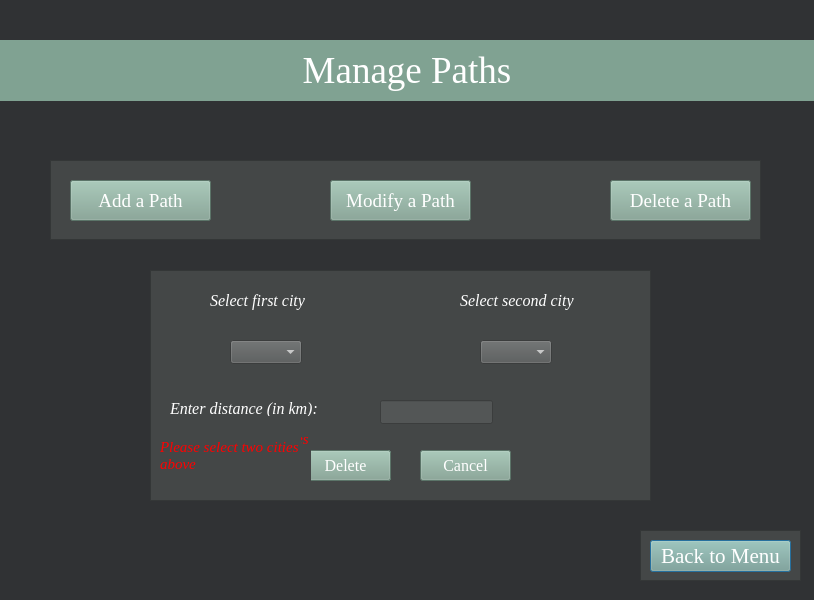
<?xml version="1.0" encoding="UTF-8"?>
<ui version="4.0">
 <class>Paths</class>
 <widget class="QDialog" name="Paths">
  <property name="geometry">
   <rect>
    <x>0</x>
    <y>0</y>
    <width>814</width>
    <height>600</height>
   </rect>
  </property>
  <property name="windowTitle">
   <string>Dialog</string>
  </property>
  <property name="styleSheet">
   <string notr="true">background-color: rgb(48, 50, 52);
color: rgb(255, 255, 255);</string>
  </property>
  <widget class="QLabel" name="label">
   <property name="geometry">
    <rect>
     <x>0</x>
     <y>40</y>
     <width>814</width>
     <height>61</height>
    </rect>
   </property>
   <property name="font">
    <font>
     <family>Georgia</family>
     <pointsize>28</pointsize>
    </font>
   </property>
   <property name="styleSheet">
    <string notr="true">color: rgb(255, 255, 255);
background-color: rgb(128, 162, 146);</string>
   </property>
   <property name="text">
    <string>Manage Paths</string>
   </property>
   <property name="alignment">
    <set>Qt::AlignCenter</set>
   </property>
  </widget>
  <widget class="QPushButton" name="back">
   <property name="geometry">
    <rect>
     <x>650</x>
     <y>540</y>
     <width>141</width>
     <height>32</height>
    </rect>
   </property>
   <property name="font">
    <font>
     <family>Georgia</family>
     <pointsize>16</pointsize>
    </font>
   </property>
   <property name="styleSheet">
    <string notr="true">color: rgb(255, 255, 255);
background-color: rgb(128, 162, 146);</string>
   </property>
   <property name="text">
    <string>Back to Menu</string>
   </property>
  </widget>
  <widget class="QPushButton" name="addpath">
   <property name="geometry">
    <rect>
     <x>70</x>
     <y>180</y>
     <width>141</width>
     <height>41</height>
    </rect>
   </property>
   <property name="font">
    <font>
     <family>Georgia</family>
     <pointsize>14</pointsize>
    </font>
   </property>
   <property name="styleSheet">
    <string notr="true">color: rgb(255, 255, 255);
background-color: rgb(128, 162, 146);</string>
   </property>
   <property name="text">
    <string>Add a Path</string>
   </property>
  </widget>
  <widget class="QPushButton" name="modifypath">
   <property name="geometry">
    <rect>
     <x>330</x>
     <y>180</y>
     <width>141</width>
     <height>41</height>
    </rect>
   </property>
   <property name="font">
    <font>
     <family>Georgia</family>
     <pointsize>14</pointsize>
    </font>
   </property>
   <property name="styleSheet">
    <string notr="true">color: rgb(255, 255, 255);
background-color: rgb(128, 162, 146);</string>
   </property>
   <property name="text">
    <string>Modify a Path</string>
   </property>
  </widget>
  <widget class="QPushButton" name="deletepath">
   <property name="geometry">
    <rect>
     <x>610</x>
     <y>180</y>
     <width>141</width>
     <height>41</height>
    </rect>
   </property>
   <property name="font">
    <font>
     <family>Georgia</family>
     <pointsize>14</pointsize>
    </font>
   </property>
   <property name="styleSheet">
    <string notr="true">color: rgb(255, 255, 255);
background-color: rgb(128, 162, 146);</string>
   </property>
   <property name="text">
    <string>Delete a Path</string>
   </property>
  </widget>
  <widget class="QFrame" name="frame">
   <property name="geometry">
    <rect>
     <x>150</x>
     <y>270</y>
     <width>501</width>
     <height>231</height>
    </rect>
   </property>
   <property name="styleSheet">
    <string notr="true">background-color: rgb(68, 71, 71);
</string>
   </property>
   <property name="frameShape">
    <enum>QFrame::StyledPanel</enum>
   </property>
   <property name="frameShadow">
    <enum>QFrame::Raised</enum>
   </property>
   <widget class="QLabel" name="label_2">
    <property name="geometry">
     <rect>
      <x>60</x>
      <y>20</y>
      <width>131</width>
      <height>21</height>
     </rect>
    </property>
    <property name="font">
     <font>
      <family>Georgia</family>
      <pointsize>12</pointsize>
      <italic>true</italic>
     </font>
    </property>
    <property name="styleSheet">
     <string notr="true">color: rgb(255, 255, 255);</string>
    </property>
    <property name="text">
     <string>Select first city</string>
    </property>
   </widget>
   <widget class="QLabel" name="label_3">
    <property name="geometry">
     <rect>
      <x>310</x>
      <y>20</y>
      <width>141</width>
      <height>21</height>
     </rect>
    </property>
    <property name="font">
     <font>
      <family>Georgia</family>
      <pointsize>12</pointsize>
      <italic>true</italic>
     </font>
    </property>
    <property name="styleSheet">
     <string notr="true">color: rgb(255, 255, 255);</string>
    </property>
    <property name="text">
     <string>Select second city</string>
    </property>
   </widget>
   <widget class="QComboBox" name="sourcebox">
    <property name="geometry">
     <rect>
      <x>80</x>
      <y>70</y>
      <width>72</width>
      <height>24</height>
     </rect>
    </property>
    <property name="styleSheet">
     <string notr="true">background-color: rgb(83, 86, 86);
color: rgb(255, 255, 255);</string>
    </property>
    <item>
     <property name="text">
      <string/>
     </property>
    </item>
   </widget>
   <widget class="QComboBox" name="destbox">
    <property name="geometry">
     <rect>
      <x>330</x>
      <y>70</y>
      <width>72</width>
      <height>24</height>
     </rect>
    </property>
    <property name="styleSheet">
     <string notr="true">background-color: rgb(83, 86, 86);
color: rgb(255, 255, 255);</string>
    </property>
    <item>
     <property name="text">
      <string/>
     </property>
    </item>
   </widget>
   <widget class="QPushButton" name="add">
    <property name="geometry">
     <rect>
      <x>150</x>
      <y>180</y>
      <width>91</width>
      <height>31</height>
     </rect>
    </property>
    <property name="font">
     <font>
      <family>Georgia</family>
      <pointsize>12</pointsize>
     </font>
    </property>
    <property name="styleSheet">
     <string notr="true">color: rgb(255, 255, 255);
background-color: rgb(128, 162, 146);</string>
    </property>
    <property name="text">
     <string>Add</string>
    </property>
   </widget>
   <widget class="QPushButton" name="modify">
    <property name="geometry">
     <rect>
      <x>150</x>
      <y>180</y>
      <width>91</width>
      <height>31</height>
     </rect>
    </property>
    <property name="font">
     <font>
      <family>Georgia</family>
      <pointsize>12</pointsize>
     </font>
    </property>
    <property name="styleSheet">
     <string notr="true">color: rgb(255, 255, 255);
background-color: rgb(128, 162, 146);</string>
    </property>
    <property name="text">
     <string>Modify</string>
    </property>
   </widget>
   <widget class="QPushButton" name="delete1">
    <property name="geometry">
     <rect>
      <x>150</x>
      <y>180</y>
      <width>91</width>
      <height>31</height>
     </rect>
    </property>
    <property name="font">
     <font>
      <family>Georgia</family>
      <pointsize>12</pointsize>
     </font>
    </property>
    <property name="styleSheet">
     <string notr="true">color: rgb(255, 255, 255);
background-color: rgb(128, 162, 146);</string>
    </property>
    <property name="text">
     <string>Delete</string>
    </property>
   </widget>
   <widget class="QLabel" name="newdistlabel">
    <property name="geometry">
     <rect>
      <x>20</x>
      <y>130</y>
      <width>221</width>
      <height>16</height>
     </rect>
    </property>
    <property name="font">
     <font>
      <family>Georgia</family>
      <pointsize>12</pointsize>
      <italic>true</italic>
     </font>
    </property>
    <property name="styleSheet">
     <string notr="true">color: rgb(255, 255, 255);</string>
    </property>
    <property name="text">
     <string>Enter new distance (in km):</string>
    </property>
   </widget>
   <widget class="QLineEdit" name="distedit">
    <property name="geometry">
     <rect>
      <x>230</x>
      <y>130</y>
      <width>113</width>
      <height>24</height>
     </rect>
    </property>
    <property name="styleSheet">
     <string notr="true">background-color: rgb(83, 86, 86);
color: rgb(255, 255, 255);</string>
    </property>
   </widget>
   <widget class="QPushButton" name="cancel">
    <property name="geometry">
     <rect>
      <x>270</x>
      <y>180</y>
      <width>91</width>
      <height>31</height>
     </rect>
    </property>
    <property name="font">
     <font>
      <family>Georgia</family>
      <pointsize>12</pointsize>
     </font>
    </property>
    <property name="styleSheet">
     <string notr="true">color: rgb(255, 255, 255);
background-color: rgb(128, 162, 146);</string>
    </property>
    <property name="text">
     <string>Cancel</string>
    </property>
   </widget>
   <widget class="QLabel" name="enterdistlabel">
    <property name="geometry">
     <rect>
      <x>20</x>
      <y>130</y>
      <width>181</width>
      <height>16</height>
     </rect>
    </property>
    <property name="font">
     <font>
      <family>Georgia</family>
      <pointsize>12</pointsize>
      <italic>true</italic>
     </font>
    </property>
    <property name="styleSheet">
     <string notr="true">color: rgb(255, 255, 255);</string>
    </property>
    <property name="text">
     <string>Enter distance (in km):</string>
    </property>
   </widget>
   <widget class="QLabel" name="errorlabel">
    <property name="geometry">
     <rect>
      <x>20</x>
      <y>160</y>
      <width>141</width>
      <height>51</height>
     </rect>
    </property>
    <property name="font">
     <font>
      <family>Georgia</family>
      <pointsize>11</pointsize>
      <italic>true</italic>
     </font>
    </property>
    <property name="styleSheet">
     <string notr="true">color: rgb(255, 0, 0);</string>
    </property>
    <property name="text">
     <string>Please select two cities and enter a distance above</string>
    </property>
    <property name="wordWrap">
     <bool>true</bool>
    </property>
   </widget>
   <widget class="QLabel" name="errorlabel_2">
    <property name="geometry">
     <rect>
      <x>10</x>
      <y>160</y>
      <width>141</width>
      <height>51</height>
     </rect>
    </property>
    <property name="font">
     <font>
      <family>Georgia</family>
      <pointsize>11</pointsize>
      <italic>true</italic>
     </font>
    </property>
    <property name="styleSheet">
     <string notr="true">color: rgb(255, 0, 0);</string>
    </property>
    <property name="text">
     <string>Please select two cities above</string>
    </property>
    <property name="wordWrap">
     <bool>true</bool>
    </property>
   </widget>
  </widget>
  <widget class="QFrame" name="frame_2">
   <property name="geometry">
    <rect>
     <x>640</x>
     <y>530</y>
     <width>161</width>
     <height>51</height>
    </rect>
   </property>
   <property name="styleSheet">
    <string notr="true">background-color: rgb(68, 71, 71);</string>
   </property>
   <property name="frameShape">
    <enum>QFrame::StyledPanel</enum>
   </property>
   <property name="frameShadow">
    <enum>QFrame::Raised</enum>
   </property>
  </widget>
  <widget class="QFrame" name="frame_3">
   <property name="geometry">
    <rect>
     <x>50</x>
     <y>160</y>
     <width>711</width>
     <height>80</height>
    </rect>
   </property>
   <property name="styleSheet">
    <string notr="true">background-color: rgb(68, 71, 71);</string>
   </property>
   <property name="frameShape">
    <enum>QFrame::StyledPanel</enum>
   </property>
   <property name="frameShadow">
    <enum>QFrame::Raised</enum>
   </property>
  </widget>
  <zorder>frame_3</zorder>
  <zorder>frame_2</zorder>
  <zorder>frame</zorder>
  <zorder>label</zorder>
  <zorder>back</zorder>
  <zorder>addpath</zorder>
  <zorder>modifypath</zorder>
  <zorder>deletepath</zorder>
 </widget>
 <resources/>
 <connections/>
</ui>
